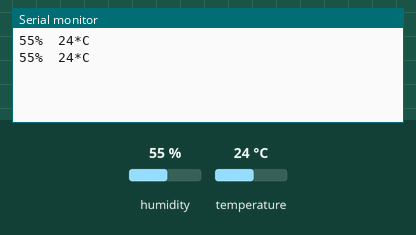
This sketch was run on a simulated Arduino Uno, built with avr-gcc and run on an emulated ATmega328P. On the bench: the last lines printed to the serial monitor. The inputs (shaded band) are chosen by the test bench; at power-on: humidity 55 %, temperature 24 °C.

Above: at 2.8 s.
2.9 s: humidity set to 22 %
At 4.6 s:
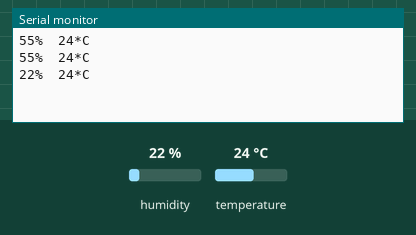
5.6 s: temperature set to 12 °C
At 7.0 s:
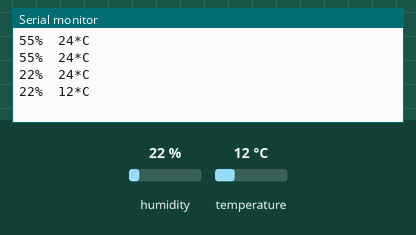
8.3 s: humidity set to 40 %
At 10.6 s:
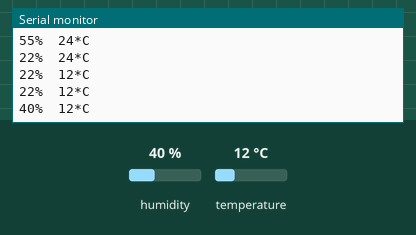
Timing chart, 0 to 12.1 s (numbered marks = the images above; inputs shaded):
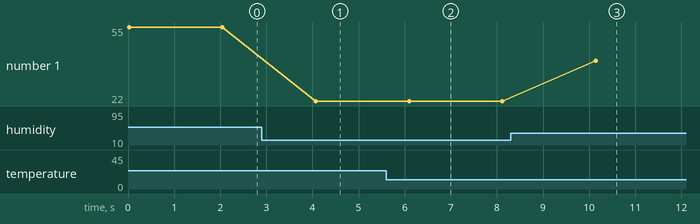

Measured:
- after the input at 2.9 s, the serial monitor: prints a new line after 1.2 s (image 1)
- after the input at 5.6 s, the serial monitor: prints a new line after 0.49 s (image 2)
- after the input at 8.3 s, the serial monitor: prints a new line after 1.8 s (image 3)
- plotted number 1: 55 → 22 after the input at 2.9 s, 22 → 40 after the input at 8.3 s

The sketch:

Lab07_DHT11LIB.ino
```cpp
// 使用 DHT11 library
// http://playground.arduino.cc/Main/DHT11Lib
#include <dht11.h>

// 建立感測物件
dht11 sensor;

void setup() {
  Serial.begin(9600);
}

void loop() {
  // 從數位 2 腳讀取溫濕度
  if(sensor.read(2) == DHTLIB_OK) {     // 如果成功讀取
    Serial.print(sensor.humidity);    // 送出濕度 (整數)
    Serial.print("%\t");
    Serial.print(sensor.temperature); // 送出溫度 (整數)
    Serial.println("*C");
  }
  else { // 讀取失敗
    Serial.println("error.."); // 顯示錯誤訊息
  }
  delay(2000); // 間隔 2 秒後再重新讀取
}
```
